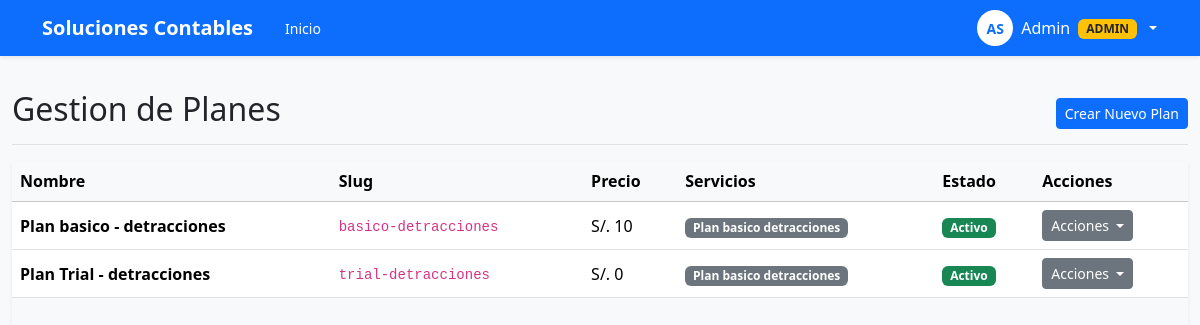
The page /admin/plans (signed in) on the database its author committed.
### proc_detracciones/models.py (models this page shows, shortened)
class User(db.Model, UserMixin):
    __tablename__ = "user"
    id = db.Column(db.Integer, primary_key=True)
    email = db.Column(db.String(255), unique=True, nullable=True, index=True)
    username = db.Column(db.String(64), unique=True, nullable=True, index=True)
    password_hash = db.Column(db.String(255), nullable=True)
    role = db.Column(db.String(20), default="user", nullable=False)
    is_active_flag = db.Column(db.Boolean, default=True, nullable=False)
    trial_ends_at = db.Column(db.DateTime(timezone=True), nullable=True)
    is_email_verified = db.Column(db.Boolean, default=False, nullable=False)
    email_verified_at = db.Column(db.DateTime(timezone=True), nullable=True)
    first_name = db.Column(db.String(120), nullable=True)
    last_name = db.Column(db.String(120), nullable=True)
    phone = db.Column(db.String(15), nullable=True)  # ✅ NUEVO CAMPO
    account_status = db.Column(db.String(24), default="TRIAL_ACTIVO", nullable=False)
    payment_proof_submitted_at = db.Column(db.DateTime(timezone=True), nullable=True)
    payment_proof_url = db.Column(db.Text, nullable=True)
    payment_reviewed_at = db.Column(db.DateTime(timezone=True), nullable=True)
    payment_reviewed_by_admin_id = db.Column(db.Integer, db.ForeignKey("user.id"), nullable=True)
    reviewed_by_admin = db.relationship("User", remote_side=[id], backref="reviewed_users", uselist=False)
    created_at = db.Column(db.DateTime(timezone=True), default=utcnow, nullable=False)
    payment_proof_reviewed_at = db.Column(db.DateTime(timezone=True), nullable=True)
    @property
    def is_active(self) -> bool:
        return bool(self.is_active_flag)

class Plan(db.Model):
    __tablename__ = 'plan'
    id = db.Column(db.Integer, primary_key=True)
    name = db.Column(db.String(100), unique=True, nullable=False)  # "Plan Trial", "Plan Básico"
    slug = db.Column(db.String(100), unique=True, nullable=False)  # "trial", "basico"
    description = db.Column(db.Text)
    price_monthly = db.Column(db.Integer, default=0)  # En centavos: 5000 = S/ 50.00
    is_active = db.Column(db.Boolean, default=True)
    is_unlimited = db.Column(db.Boolean, default=False)  # Si es True, ignora quotas
    trial_days = db.Column(db.Integer, nullable=True)
    created_at = db.Column(db.DateTime(timezone=True), default=utcnow)
    service_quotas = db.relationship('PlanServiceQuota', backref='plan', cascade='all, delete-orphan')

class PlanServiceQuota(db.Model):
    __tablename__ = 'plan_service_quota'
    id = db.Column(db.Integer, primary_key=True)
    plan_id = db.Column(db.Integer, db.ForeignKey('plan.id'), nullable=False)
    service_id = db.Column(db.Integer, db.ForeignKey('service.id'), nullable=False)
    xml_quota = db.Column(db.Integer, default=-1)  # -1 = sin límite
    runs_quota = db.Column(db.Integer, default=-1)
    __table_args__ = (db.UniqueConstraint('plan_id', 'service_id', name='unique_plan_service'),)

class Service(db.Model):
    __tablename__ = 'service'
    id = db.Column(db.Integer, primary_key=True)
    name = db.Column(db.String(100), unique=True, nullable=False)  # "Detracciones"
    slug = db.Column(db.String(100), unique=True, nullable=False)  # "detracciones"
    description = db.Column(db.Text)
    is_active = db.Column(db.Boolean, default=True)
    created_at = db.Column(db.DateTime(timezone=True), default=utcnow)
    quotas = db.relationship('PlanServiceQuota', backref='service', cascade='all, delete-orphan')

### proc_detracciones/routes/admin.py (the view)
@admin_bp.route('/plans')
@login_required
@admin_required
def plans_list():
    from proc_detracciones.models import Plan, Service
    plans = Plan.query.order_by(Plan.created_at.desc()).all()
    services = Service.query.filter_by(is_active=True).all()
    return render_template('admin/plans.html', plans=plans, services=services)

### proc_detracciones/routes/admin.py (called while the page is built)
def admin_required(f):
    @wraps(f)
    def decorated_function(*args, **kwargs):
        if not current_user.is_authenticated or current_user.role != 'admin':
            flash('Acceso denegado', 'danger')
            return redirect(url_for('home.index'))
        return f(*args, **kwargs)
    return decorated_function

### proc_detracciones/templates/admin/plans.html (shortened to what this page needs)
{% extends "_base.html" %} {% block title %}Gestion de Planes{% endblock %} {%
block content %}
<div
  class="d-flex justify-content-between flex-wrap flex-md-nowrap align-items-center pt-3 pb-2 mb-3 border-bottom"
>
  <h1 class="h2">Gestion de Planes</h1>
  <div class="btn-toolbar mb-2 mb-md-0">
    <a href="{{ url_for('admin.plan_create') }}" class="btn btn-sm btn-primary">
       Crear Nuevo Plan
    </a>
  </div>
</div>
<div class="table-responsive shadow-sm">
  <table class="table table-hover align-middle">
    <thead class="table-light">
      <tr>
        <th>Nombre</th>
        <th>Slug</th>
        <th>Precio</th>
        <th>Servicios</th>
        <th>Estado</th>
        <th>Acciones</th>
      </tr>
    </thead>
    <tbody>
      {% for plan in plans %}
      <tr>
        <td><strong>{{ plan.name }}</strong></td>
        <td><code>{{ plan.slug }}</code></td>
        <td>S/. {{ (plan.price_monthly / 100)|int }}</td>
        <td>
          {% for quota in plan.service_quotas %}
          <span class="badge bg-secondary">{{ quota.service.name }}</span>
          {% endfor %}
        </td>
        <td>
          {% if plan.is_active %}
          <span class="badge bg-success">Activo</span>
          {% else %}
          <span class="badge bg-secondary">Inactivo</span>
          {% endif %}
        </td>
        <td>
          <div class="dropdown">
            <button
              class="btn btn-sm btn-secondary dropdown-toggle"
              type="button"
              id="actionsDropdown{{ plan.id }}"
              data-bs-toggle="dropdown"
              aria-expanded="false"
            >
              Acciones
            </button>
          </div>
        </td>
      </tr>
      {% endfor %}
    </tbody>
  </table>
</div>
 {% endblock %}

### proc_detracciones/templates/_base.html (shortened to what this page needs)
<!DOCTYPE html>
<html lang="es">
  <head>
    <link
      href="https://cdn.jsdelivr.net/npm/bootstrap@5.3.2/dist/css/bootstrap.min.css"
      rel="stylesheet"
    />
  </head>
  <body class="bg-light">
    <nav
      class="navbar navbar-expand-lg navbar-dark bg-primary navbar-sticky shadow-sm"
    >
      <div class="container">
        <a
          class="navbar-brand fw-semibold"
          href="{{ url_for('home.index') if current_user.is_authenticated else url_for('auth.login') }}"
        >
          Soluciones Contables
        </a>
        {% if current_user.is_authenticated %}
        <div class="breadcrumb-inline d-none d-lg-flex align-items-center ms-3">
          <a href="{{ url_for('home.index') }}">Inicio</a>
        </div>
        {% endif %}
        <div class="collapse navbar-collapse" id="navbarNav">
          <div class="d-flex align-items-center gap-3">
            {% if current_user.is_authenticated %} {% set status =
            (current_user.account_status or 'TRIAL_ACTIVO') %}
            <div class="dropdown">
              <button
                class="btn btn-link text-white dropdown-toggle text-decoration-none p-0 d-flex align-items-center gap-2"
                type="button"
                data-bs-toggle="dropdown"
              >
                <div class="user-avatar">
                  {% if current_user.first_name and current_user.last_name %} {{
                  current_user.first_name[0]|upper }}{{
                  current_user.last_name[0]|upper }} {% elif
                  current_user.username %} {{ current_user.username[:2]|upper }}
                  {% elif current_user.email %} {{ current_user.email[0]|upper
                  }} {% else %} U {% endif %}
                </div>
                <span class="d-none d-md-inline fw-500">
                  {% if current_user.first_name %} {{ current_user.first_name }}
                  {% if current_user.role == 'admin' %}
                  <span class="badge bg-warning text-dark ms-1">ADMIN</span>
                  {% endif %} {% elif current_user.username %} {{
                  current_user.username }} {% elif current_user.email %} {{
                  current_user.email.split('@')[0] }} {% else %} Usuario {%
                  endif %}
                </span>
              </button>
            </div>
            {% endif %}
          </div>
        </div>
      </div>
    </nav>
    <div class="container" style="max-width: 980px; padding-top: 18px">
       {% block content %}{% endblock %}
    </div>
  </body>
</html>

### proc_detracciones/templates/_base.html (style rules this page uses)
.navbar-sticky { position: sticky; top: 0; z-index: 1020; }
body { padding-top: 0; }
.user-avatar { width: 36px; height: 36px; background: white; color: #0d6efd; border-radius: 50%; display: flex; align-items: center; justify-content: center; font-weight: 600; font-size: 0.875rem; border: 2px solid rgba(255, 255, 255, 0.3); }
.breadcrumb-inline { color: rgba(255, 255, 255, 0.7); font-size: 0.875rem; }
.breadcrumb-inline a { color: white; text-decoration: none; transition: opacity 0.2s; }

### proc_detracciones/templates/admin/plans.html (style rules this page uses)
body > .container { max-width: none !important; width: 100% !important; min-height: calc(100vh - 100px); display: flex; flex-direction: column; }
.container > *:not(.table-responsive) { flex-shrink: 0; }
.table-responsive { flex: 1; overflow-y: auto; min-height: 0; }
.table { margin-bottom: 0; }

### rows shown on the page
User: first_name "A", last_name "S", first_name "Admin"
Plan: name "Plan basico - detracciones", slug "basico-detracciones", (plan.price_monthly/100)|int "10", is_active "Activo"
PlanServiceQuota: service.name "Plan basico detracciones"
Plan: name "Plan Trial - detracciones", slug "trial-detracciones", (plan.price_monthly/100)|int "0", is_active "Activo"
PlanServiceQuota: service.name "Plan basico detracciones"
